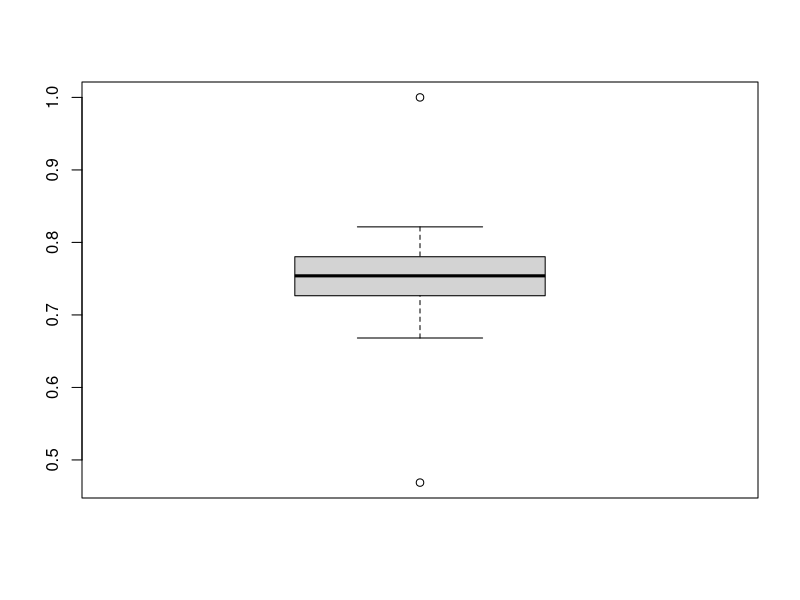
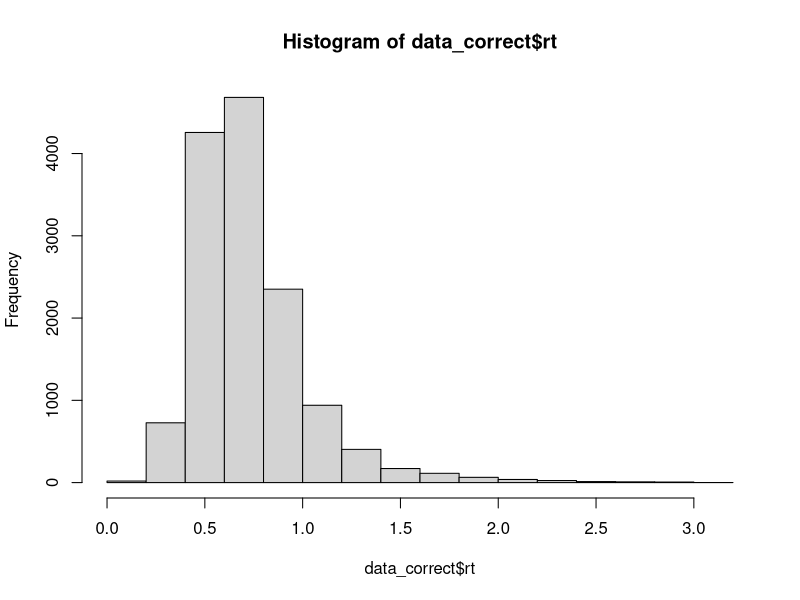

Write the R code that produced these figures, in order. (Note: this script raises an error after producing the figures.)
##------------------------------------------------------------
## R Crashkurs Demo
## Date: November 2025
## Author: Marie Jakob <marie.jakob@psychologie.uni-freiburg.de>
## ------------------------------------------------------------

# Panes erklären

# Packages:
library(tidyr)
library(readr)
# install.packages("readr")

# Read Data
# Vor dem Einlesen: Daten angucken und zeigen
# Pfeil erklären: einlesen und in Objekt "data_raw" speichern
data_raw <- read_csv("data/data_BA_with_noise.csv")
# Was für eine Art von Pfad


#### Basic Befehle für Daten ####

View(data_raw) # Viele Infos schon hier
# look at data
# -> Langsam Variablen durchgehen
# Auf komische Werte hinweisen


# Langsam basic Befehle durchgehen!
head(data_raw)
tail(data_raw)
nrow(data_raw)
ncol(data_raw)
names(data_raw)
dim(data_raw)

# Dollar Notation erklären -> Spalten in dataframe bzw. Elemente in Liste
unique(data_raw$block)
unique(data_raw$vp)
length(unique(data_raw$vp))
summary(data_raw$rt)
unique(data_raw$response)

which(data_raw$rt < 0.1)

#### Pre-Processing ####

# Ziel: Datensatz mit dem wir einen t-Test über mittlere Reaktionszeiten für semantisch
# stark und schwach relatierte Trials rechnen können

# unnötige Zeile löschen
data_raw$`NA` <- NULL

# Relevante Trials auswählen
# -> Übungs- und Warmup-Trials ausschließen
# -> Subsetting mit []
# nur Bedingung zeigen
data_prep <- data_raw[data_raw$type == "test", ]
# Erklären was Komma bedeutet
# Ohne Komma durchführen

nrow(data_prep)
nrow(data_raw)
# -> weniger Trials


names(data_prep)

names(data_prep)[names(data_prep) == "vp"] <- "id"

# Antworten ausschließen, wo Vpn nicht rechtzeitig geklickt haben
unique(data_prep$response)
# -1 ausschließen
data_prep <- data_prep[data_prep$response != -1, ]

# Wie viele Versuchspersonen betrifft das? 
table(data_prep$id)
# 58 -> ausschließen
exclude <- c(58)
# -> Genauen Ausschluss machen wir später

#### Neue Variablen erstellen ####
# Wir interessieren uns für semantische Beziehungen (stark vs. schwach)
# -> Variable, die das kodiert
# Variable rel kodiert vier Arten der Beziehung (gekreuzt mit evaluativ)
# syn + ant -> semantisch stark
# eval + un -> semantishc schwach
data_prep$sem_rel <- ifelse(data_prep$rel == "syn" | data_prep$rel == "ant",
                            "strong", "weak")


# Wir brauchen _korrekte_ Reaktionszeiten
# -> Neue Variable, die das kodiert
data_prep$correct <- ifelse((data_prep$eva == "neg" & data_prep$response == "negativ") | 
                                data_prep$eva == "pos" & data_prep$response == "positiv",
                            1, 0)

mean(data_prep$correct)


# Versuchspersonen ausschließen, die unaufmerksam waren
# -> Wir brauchen die accuracy pro Person
# -> aggregate
# ausführlich erklären!
correct_subj <- aggregate(data_prep$correct ~ data_prep$id, FUN = "mean")

boxplot(correct_subj$`data_prep$correct`)
# Eine Person, die sehr unaufmerksam war --> sehr viele Fehler

exclude <- c(exclude,
             correct_subj$`data_prep$id`[correct_subj$`data_prep$correct` < 0.6])

# %in% erklären!
data_prep <- data_prep[! data_prep$id %in% exclude, ]
# Wichtig!!!!! In der Praxis würden wir nicht so einfache Ausreißerkriterien verwenden !!!!!


# Nur korrekte Trials auswählen
data_correct <- data_prep[data_prep$correct == 1, ]

# In der Praxis: Auch RT-Ausreißer ausschließen! 

min(data_correct$rt)
hist(data_correct$rt)

# Gut dafür: individuelles Ausreißer-Kriterium (z.B. Boxplot-Kriterium)
# Jetzt: unter 100 ms

data_correct <- data_correct[data_correct$rt > 0.1, ]

#### Aggregation #### 

# Analyse: t-Test über _mittlere_ RTs
# -> Aggregation
names(data_correct)
? aggregate
data_agg <- aggregate(rt ~ id * sem_rel, data = data_correct, FUN = mean)

# RT umbenennen in mean RT
names(data_agg)[names(data_agg) == "rt"] <- "mean_rt"


#### Inferenzstatistische Analyse ####

mean(data_agg$mean_rt[data_agg$sem_rel == "strong"])
mean(data_agg$mean_rt[data_agg$sem_rel == "weak"])

?t.test


t_test_sem <- t.test(mean_rt ~ sem_rel, data = data_agg, paired = TRUE)

# Ganzes Skript nochmal durchlaufen lassen -> sollte immer durchlaufen 
# -> macht Ergebnisse reproduzierbar! 


# Andere Möglichkeit im Wide Format zeigen
# Auf die Folien springen
View(data_agg)
# -> Pro Beobachtung / Trial eine Zeile
data_agg_wide <- pivot_wider(data_agg, names_from = sem_rel, values_from = mean_rt)

t_test_sem_wide <- t.test(data_agg_wide$strong, data_agg_wide$weak, paired = TRUE)


t_test_sem_wide
t_test_sem
